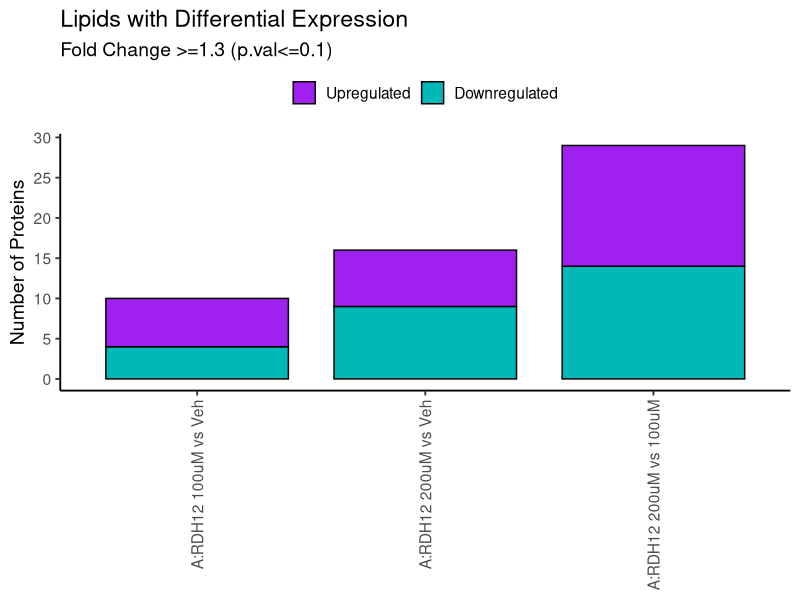
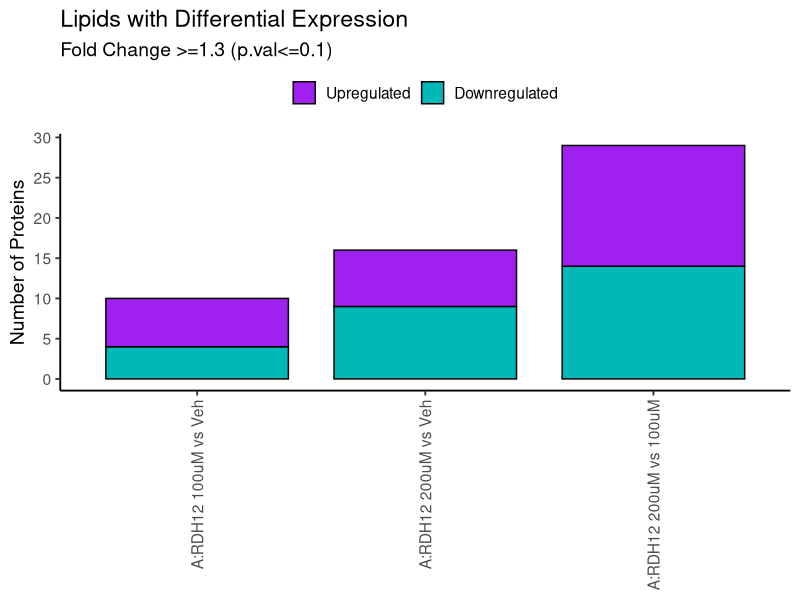

Write the R code that produced these figures, in order.
# =========================================================
# Count up/down proteins per contrast and make stacked bar plot
# with user-defined plotting order
# =========================================================

library(dplyr)
library(ggplot2)
library(stringr)
library(tidyr)

# ---------------------------------------------------------
# 1. USER INPUTS
# ---------------------------------------------------------
#Recovery_DEA_results_v1_corrected.csv
DEPresults_v2 <- read.csv("Lipidomics/output_txts/Acute_DEA_v2_corrected.csv")
colnames(DEPresults_v2)
padj_cutoff <- 0.1
lfc_cutoff  <- log2(1.3)

# Define labels in the EXACT order you want them plotted
pretty_contrast_names <- c(
  
  "RDH12_100_vs_RDH12_Veh" =
    "A:RDH12 100uM vs Veh",
  "RDH12_200_vs_RDH12_Veh" =
    "A:RDH12 200uM vs Veh",
  "RDH12_200_vs_RDH12_100" =
    "A:RDH12 200uM vs 100uM")


# Output file
out_file <- "Lipidomics/Figures/Acute/stacked_DE_counts_by_contrast.svg"

# ---------------------------------------------------------
# 2. HELPER FUNCTIONS
# ---------------------------------------------------------

get_all_contrasts <- function(df) {
  colnames(df) %>%
    .[str_detect(., "_ratio$")] %>%
    str_remove("_ratio$")
}

count_sig_by_contrast <- function(df, contrast, padj_cutoff = 0.1, lfc_cutoff = log2(1.3)) {
  ratio_col <- paste0(contrast, "_ratio")
  padj_col  <- paste0(contrast, "_p.val")
  
  needed_cols <- c(ratio_col, padj_col)
  missing_cols <- setdiff(needed_cols, colnames(df))
  
  if (length(missing_cols) > 0) {
    stop(
      "Missing columns for contrast ", contrast, ": ",
      paste(missing_cols, collapse = ", ")
    )
  }
  
  tmp <- df %>%
    transmute(
      ratio = .data[[ratio_col]],
      padj  = .data[[padj_col]]
    ) %>%
    mutate(
      direction = case_when(
        !is.na(padj) & !is.na(ratio) & padj <= padj_cutoff & ratio >=  lfc_cutoff ~ "Upregulated",
        !is.na(padj) & !is.na(ratio) & padj <= padj_cutoff & ratio <= -lfc_cutoff ~ "Downregulated",
        TRUE ~ "NS"
      )
    )
  
  tmp %>%
    filter(direction != "NS") %>%
    count(direction, name = "n") %>%
    complete(
      direction = c("Downregulated", "Upregulated"),
      fill = list(n = 0)
    ) %>%
    mutate(contrast = contrast)
}

# ---------------------------------------------------------
# 3. GET CONTRASTS AND CHECK MAPPINGS
# ---------------------------------------------------------

all_contrasts <- get_all_contrasts(DEPresults_v2)

# Check for contrasts in the data that are not in your desired order vector
missing_from_mapping <- setdiff(all_contrasts, names(pretty_contrast_names))
if (length(missing_from_mapping) > 0) {
  message("These contrasts are in DEPresults_v2 but not in pretty_contrast_names:")
  print(missing_from_mapping)
}

# Check for names in your mapping that are not in the data
missing_from_data <- setdiff(names(pretty_contrast_names), all_contrasts)
if (length(missing_from_data) > 0) {
  message("These contrasts are in pretty_contrast_names but not in DEPresults_v2:")
  print(missing_from_data)
}

# ---------------------------------------------------------
# 4. BUILD SUMMARY TABLE
# ---------------------------------------------------------

count_table <- lapply(
  all_contrasts,
  function(x) count_sig_by_contrast(
    df = DEPresults_v2,
    contrast = x,
    padj_cutoff = padj_cutoff,
    lfc_cutoff = lfc_cutoff
  )
) %>%
  bind_rows() %>%
  mutate(
    contrast_label = if_else(
      contrast %in% names(pretty_contrast_names),
      pretty_contrast_names[contrast],
      contrast
    )
  )

# Force the plotting order to follow pretty_contrast_names exactly
desired_order <- unname(pretty_contrast_names)

# If any contrasts were not mapped, append their raw names to the end
extra_labels <- setdiff(unique(count_table$contrast_label), desired_order)

count_table <- count_table %>%
  mutate(
    contrast_label = factor(
      contrast_label,
      levels = c(desired_order, extra_labels)
    ),
    direction = factor(direction, levels = c("Upregulated", "Downregulated"))
  )

print(count_table)

# ---------------------------------------------------------
# 5. PLOT
# ---------------------------------------------------------
p <- ggplot(count_table, aes(x = contrast_label, y = n, fill = direction)) +
  geom_col(color = "black", width = 0.8) +
  scale_fill_manual(
    values = c(
      "Downregulated" = "#00B8B8",
      "Upregulated"   = "purple"
    )
  ) +
  
  scale_y_continuous(
    breaks = scales::pretty_breaks(n = 10)
  )+
  labs(
    title = "Lipids with Differential Expression",
    subtitle =  "Fold Change >=1.3 (p.val<=0.1)",
    x = NULL,
    y = "Number of Proteins",
    fill = NULL
  ) +
  theme_classic(base_size = 14) +
  theme(
    axis.text.x = element_text(angle = 90, vjust = 0.5, hjust = 1),
    legend.position = "top"
  )
print(p)

# ---------------------------------------------------------
# 6. OPTIONAL SAVE
# ---------------------------------------------------------

ggsave(
  filename = "Lipidomics/Figures/Acute/stacked_DEP_counts_by_contrast.svg",
  plot = p,
  width = 8,
  height = 7
)
